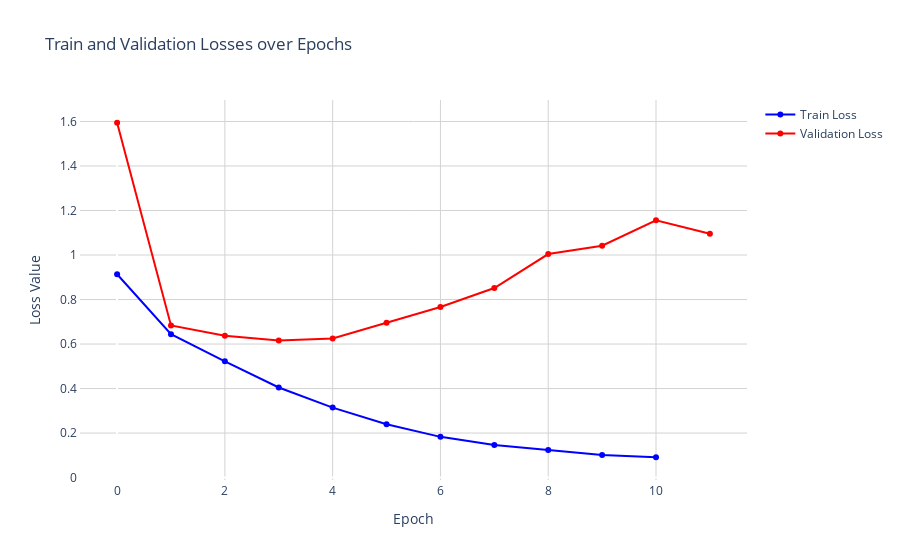

Write notebook code for a chart like this one.
### Code cell
# Losses Graph
loss_fig = go.Figure()

# Plotting Train and Validation Loss
loss_fig.add_trace(go.Scatter(y=train_losses, mode='lines+markers', name='Train Loss', line=dict(width=2, color='blue')))
loss_fig.add_trace(go.Scatter(y=val_losses, mode='lines+markers', name='Validation Loss', line=dict(width=2, color='red')))

# Styling and Layout options for Losses Graph
loss_fig.update_layout(
    title='Train and Validation Losses over Epochs',
    xaxis_title='Epoch',
    yaxis_title='Loss Value',
    xaxis=dict(showline=True, showgrid=True, gridcolor='lightgray'),
    yaxis=dict(showline=True, showgrid=True, gridcolor='lightgray'),
    plot_bgcolor='white',
    paper_bgcolor='white'
)

loss_fig.show()

### Figure 1 — Plotly figure (JSON) as saved in the notebook; plotly's stock layout.template omitted (floating-point values rounded to 4 significant figures)
{"data": [{"line": {"color": "blue", "width": 2}, "mode": "lines+markers", "name": "Train Loss", "type": "scatter", "y": [0.9135, 0.6442, 0.5224, 0.4048, 0.3145, 0.2393, 0.1829, 0.1467, 0.1239, 0.1016, 0.09133]}, {"line": {"color": "red", "width": 2}, "mode": "lines+markers", "name": "Validation Loss", "type": "scatter", "y": [1.594, 0.6836, 0.6375, 0.6155, 0.6249, 0.6952, 0.7662, 0.8518, 1.004, 1.042, 1.156, 1.096]}], "layout": {"paper_bgcolor": "white", "plot_bgcolor": "white", "title": {"text": "Train and Validation Losses over Epochs"}, "xaxis": {"gridcolor": "lightgray", "showgrid": true, "showline": true, "title": {"text": "Epoch"}}, "yaxis": {"gridcolor": "lightgray", "showgrid": true, "showline": true, "title": {"text": "Loss Value"}}}}
